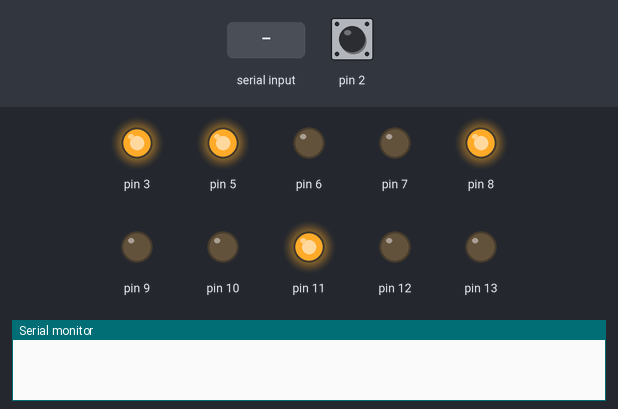
Bench run of a sketch on a simulated Arduino Uno, built with avr-gcc and run on an emulated ATmega328P. On the bench: output pins drawn as LEDs (lit = HIGH), the last lines printed to the serial monitor. The inputs (shaded band) are chosen by the test bench; at power-on: pin 2 HIGH. EEPROM starts erased.

Above: at 1.2 s.
1.3 s: "5\n" received over Serial
At 2.1 s:
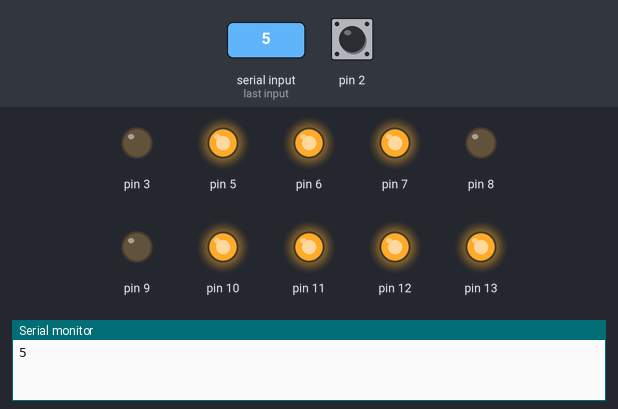
2.8 s: pin 2 pulled LOW for 0.15 s
At 3.8 s:
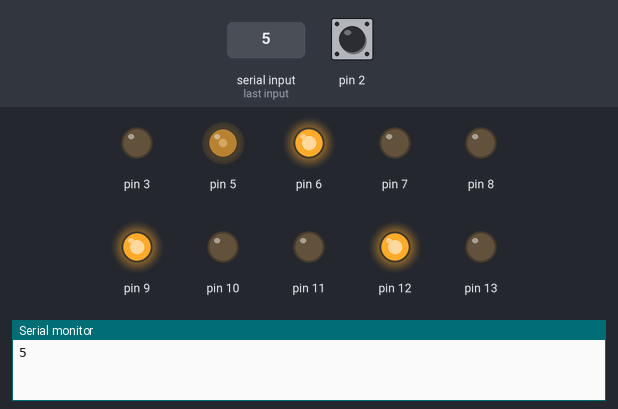
4.4 s: "90,45\n" received over Serial
At 5.0 s:
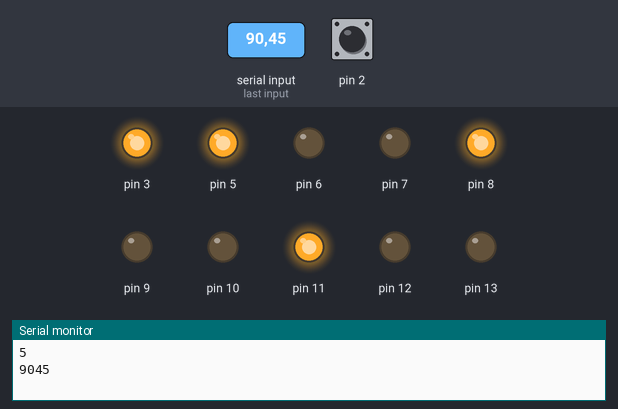
5.9 s: pin 2 pulled LOW for 1 s
At 7.4 s:
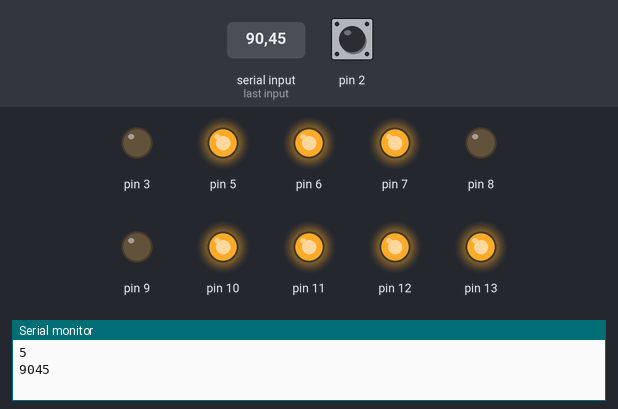
8.4 s: pin 2 pulled LOW for 3.2 s
At 12.1 s:
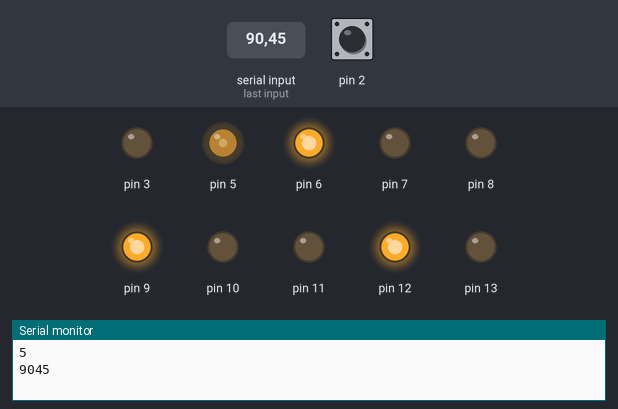
13.1 s: pin 2 pulled LOW for 0.15 s
At 14.1 s:
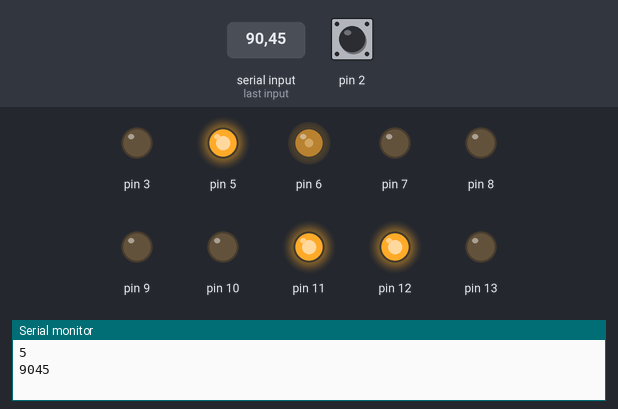
Timing chart, 0 to 15.7 s (numbered marks = the images above; inputs shaded):
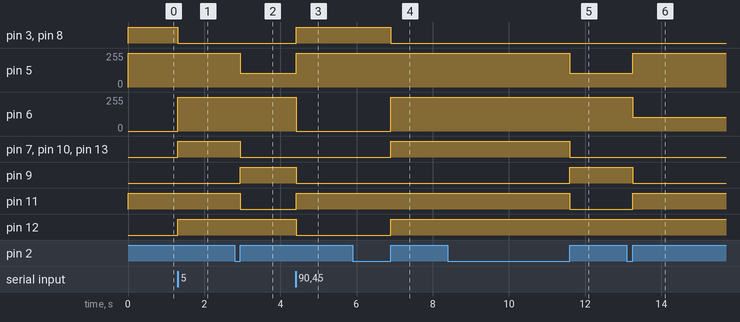

The sketch:

sketch_nov07b.ino
```cpp
#include <EEPROM.h>
int count = 0;
int incomingByte;
int isString1 = 0;
String isString = "";
boolean switchState = false;
byte fndData[5][7] = {
  {1,0,0,1,1,1,1},
  {0,0,1,0,0,1,0},
  {0,0,0,0,1,1,0},
  {1,0,0,1,1,0,0},
  {0,1,0,0,1,0,0},
};

unsigned char color[5][3] = {
   {0,0,255}
  ,{0,153,255}
  ,{153,0,255}
  ,{204,0,51}
  ,{255,0,0}
};


void setup() {
  // put your setup code here, to run once:
Serial.begin(9600);
pinMode(2, INPUT_PULLUP);
attachInterrupt(0, interrupt1, RISING);
isString1 = EEPROM.read(0);
  for(int i = 7; i <14; i++)
  {
   pinMode(i, OUTPUT);
  }
}

void interrupt1()
{
    isString1 += 10;
    if(isString1 > 50)
    {
     isString1 = isString1%50;
    }
}


void loop() {
  // put your main code here, to run repeatedly:
 if(Serial.available()>0)
{
  incomingByte = Serial.read();
  if(isDigit(incomingByte))
  {
    isString += (char)incomingByte;
  }
  if(incomingByte == '\n')
  {
    Serial.println(isString.toInt());
    isString1 = isString.toInt();
    isString = "";
  }
}
if(isString1 >= 0 )
 {
  count = 0;
 }
 if(isString1 > 10)
 {
   count = 1;
 }
  if(isString1 > 20)
 {
  count = 2;
 }
  if(isString1 > 30)
 {
  count = 3;
 }
 if(isString1 > 40)
 {
  count = 4;
 }
displayNum(count);
setRgbColor(color[count][0],color[count][1],color[count][2]);
EEPROM.write(0,isString1);
}

void displayNum(int num)
{
 for(int i = 7; i < 14;i++)
  {
    digitalWrite(i, fndData[num][i-7]);
  }
}
void setRgbColor(char r, char g, char b)
{
  analogWrite(6, 255 - r);
  analogWrite(5, 255 - g);
  analogWrite(3, 255 - b);
};
```

Measured:
- after the input at 1.3 s, pin 3, pin 8: HIGH → LOW at once; pin 6: 0/255 → 255/255 at once; pin 7, pin 10, pin 12, pin 13: LOW → HIGH at once
- after the input at 2.8 s, pin 5: 255/255 → 102/255 after 0.15 s; pin 7, pin 10, pin 11, pin 13: HIGH → LOW after 0.15 s; pin 9: LOW → HIGH after 0.15 s
- after the input at 4.4 s, pin 3, pin 8, pin 11: LOW → HIGH at once; pin 5: 102/255 → 255/255 at once; pin 6: 255/255 → 0/255 at once; pin 9, pin 12: HIGH → LOW at once
- after the input at 5.9 s, pin 3, pin 8: HIGH → LOW after 1.0 s; pin 6: 0/255 → 255/255 after 1.0 s; pin 7, pin 10, pin 12, pin 13: LOW → HIGH after 1.0 s
- after the input at 8.4 s, pin 5: 255/255 → 102/255 after 3.2 s; pin 7, pin 10, pin 11, pin 13: HIGH → LOW after 3.2 s; pin 9: LOW → HIGH after 3.2 s
- after the input at 13.1 s, pin 5: 102/255 → 255/255 after 0.15 s; pin 6: 255/255 → 102/255 after 0.15 s; pin 9: HIGH → LOW after 0.15 s; pin 11: LOW → HIGH after 0.15 s
